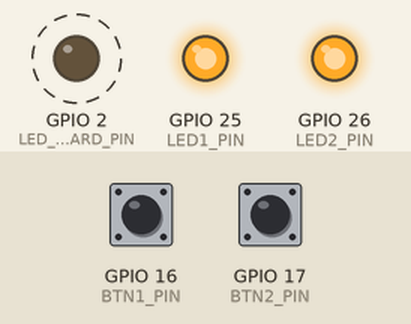
The program below on a simulated ESP32. Shown: output pins drawn as LEDs (lit = HIGH). Dashed ring = blinking. The inputs (shaded band) are chosen by the test bench; at power-on: GPIO 16 (BTN1_PIN) LOW, GPIO 17 (BTN2_PIN) LOW. WiFi joins after 1.5 s; servers stay silent unless stated; storage starts empty; what the program prints to the serial monitor is not drawn.

Above: at 3.3 s.
3.4 s: GPIO 16 (BTN1_PIN) pulled HIGH for 0.15 s
At 4.7 s:
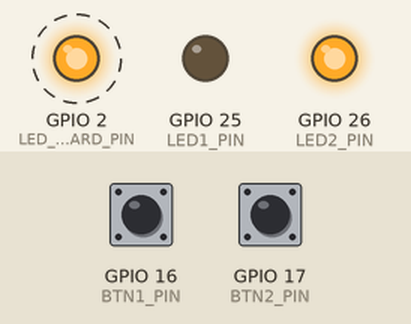
6.5 s: GPIO 17 (BTN2_PIN) pulled HIGH for 0.15 s
At 6.58 s:
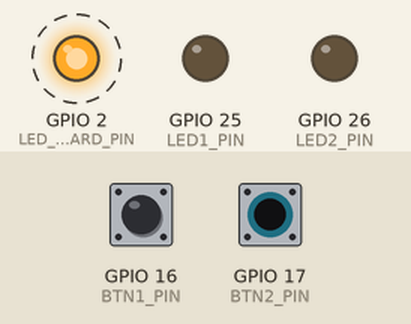
12.5 s: GPIO 16 (BTN1_PIN) pulled HIGH for 1 s
At 14.7 s:
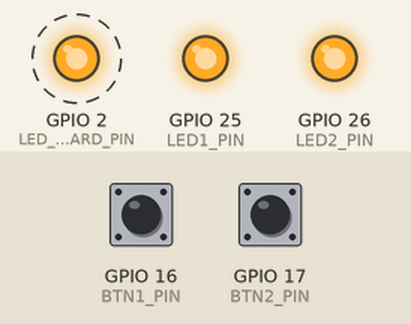
16.5 s: GPIO 17 (BTN2_PIN) pulled HIGH for 1 s
At 16.75 s:
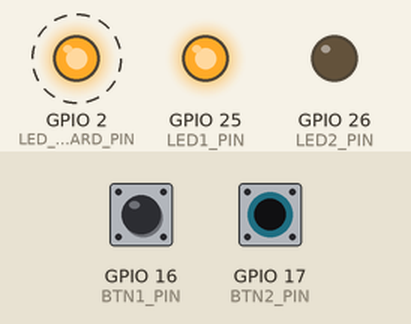
19.5 s: GPIO 17 (BTN2_PIN) pulled HIGH for 3.2 s
At 24.8 s:
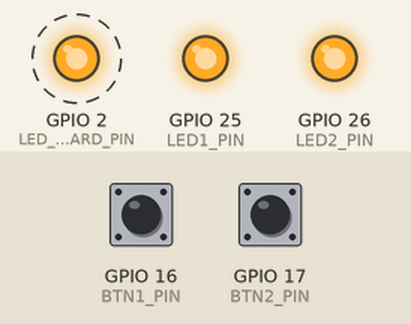
Timing chart, 0 to 25.2 s (numbered marks = the images above; inputs shaded):
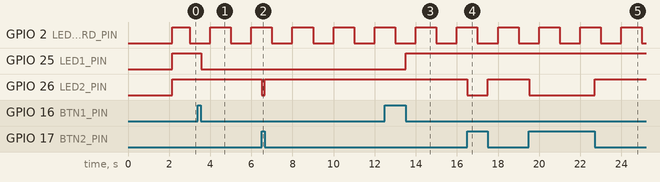

The program:

main.cpp
```cpp
#include <Arduino.h>
#include <SPIFFS.h>
#include <WiFi.h>
#include <ESPAsyncWebServer.h> // we need this lib in platformio.ini

#define LED_ONBOARD_PIN   2
#define LED1_PIN   25
#define BTN1_PIN   16
#define LED2_PIN   26
#define BTN2_PIN   17
#define HTTP_PORT 80 // Web Server Setup

const uint8_t DEBOUNCE_DELAY = 10; // in milliseconds

// LED
struct Led {
    uint8_t pin;
    bool    on;

    void update() {
        digitalWrite(pin, on ? HIGH : LOW);
    }
};

// Button
struct Button {
    uint8_t  pin;
    bool     lastReading;
    uint32_t lastDebounceTime;
    uint16_t state;

    bool pressed()                { return state == 1; }
    bool released()               { return state == 0xffff; }
    bool held(uint16_t count = 0) { return state > 1 + count && state < 0xffff; }

    void read() {
        bool reading = digitalRead(pin);

        // if the logic level has changed since the last reading
        // reset lastDebounceTime to now
        if (reading != lastReading) {
            lastDebounceTime = millis();
        }

        // after out of the bouncing phase
        // the actual status of the button is determined
        if (millis() - lastDebounceTime > DEBOUNCE_DELAY) {
            // the pin is pulled up when not pressed
            bool pressed = reading == LOW;
            if (pressed) {
                     if (state  < 0xfffe) state++;
                else if (state == 0xfffe) state = 2;
            } else if (state) {
                state = state == 0xffff ? 0 : 0xffff;
            }
        }
        lastReading = reading;
    }
};

// Global Variables
Led    onboard_led = { LED_ONBOARD_PIN, false };
Led    led1        = { LED1_PIN, false };
Button button1      = { BTN1_PIN, HIGH, 0, 0 };
Led    led2        = { LED2_PIN, false };
Button button2      = { BTN2_PIN, HIGH, 0, 0 };

AsyncWebServer server(HTTP_PORT);
AsyncWebSocket ws("/ws");

// WiFi credentials
char WIFI_SSID[20];
char WIFI_PASS[20];

// SPIFFS
void readFileSSID(fs::FS &fs, const char * path){
    Serial.printf("Reading file: %s\r\n", path);
    File file = fs.open(path);
    if(!file || file.isDirectory()){
        Serial.println("- failed to open file for reading");
        return;
    }
    while (file.available()) {
        int l = file.readBytesUntil('\n', WIFI_SSID, sizeof(WIFI_SSID));
        WIFI_SSID[l] = '\0';
    }
    file.close();
}

void readFilePASS(fs::FS &fs, const char * path){
    Serial.printf("Reading file: %s\r\n", path);
    File file = fs.open(path);
    if(!file || file.isDirectory()){
        Serial.println("- failed to open file for reading");
        return;
    }
    while (file.available()) {
        int l = file.readBytesUntil('\n', WIFI_PASS, sizeof(WIFI_PASS));
        WIFI_PASS[l] = '\0';
    }
    file.close();
}

void initSPIFFS() {
  if (!SPIFFS.begin()) {
    Serial.println("Cannot mount SPIFFS volume...");
    while (1) {
        onboard_led.on = millis() % 200 < 50;
        onboard_led.update();
    }
  }
  else{
    Serial.println("SPIFFS volume mounted properly");
    readFileSSID(SPIFFS, "/ssid.txt");
    readFilePASS(SPIFFS, "/pass.txt");
  }
}

// Wifi Setup
void initWiFi() {
  WiFi.mode(WIFI_STA);
  WiFi.begin(WIFI_SSID, WIFI_PASS);
  Serial.printf("Trying to connect [%s] ", WiFi.macAddress().c_str());
  while (WiFi.status() != WL_CONNECTED) {
      Serial.print(".");
      delay(500);
  }
  Serial.printf(" %s\n", WiFi.localIP().toString().c_str());
}

// Web Server Setup
String processor(const String& var)
{
  if(var == "STATE")
    return (led1.on ? "on" : "off");
  return String();
}

void onRootRequest(AsyncWebServerRequest *request) {
    request->send(SPIFFS, "/index.html", "text/html", false, processor);
}

void initWebServer() {
    server.on("/", onRootRequest);
    server.serveStatic("/", SPIFFS, "/");
    server.begin();
}

// Web Socket Setup
// and Data Exchange
void notifyClients() {
    ws.textAll(led1.on ? "on" : "off");
}

void handleWebSocketMessage(void *arg, uint8_t *data, size_t len) {
    AwsFrameInfo *info = (AwsFrameInfo*)arg;
    if (info->final && info->index == 0 && info->len == len && info->opcode == WS_TEXT) {
        data[len] = 0;
        if (strcmp((char*)data, "toggle") == 0) {
            led1.on = !led1.on;
            notifyClients();
        }
    }
}

void onEvent(AsyncWebSocket       *server,  //
             AsyncWebSocketClient *client,  //
             AwsEventType          type,    // the signature of this function is defined
             void                 *arg,     // by the `AwsEventHandler` interface
             uint8_t              *data,    //
             size_t                len) {   //

    switch (type) {
        case WS_EVT_CONNECT:
            Serial.printf("WebSocket client #%u connected from %s\n", client->id(), client->remoteIP().toString().c_str());
            break;
        case WS_EVT_DISCONNECT:
            Serial.printf("WebSocket client #%u disconnected\n", client->id());
            break;
        case WS_EVT_DATA:
            handleWebSocketMessage(arg, data, len);
            break;
        case WS_EVT_PONG:
        case WS_EVT_ERROR:
            break;
    }
}
void initWebSocket() {
    ws.onEvent(onEvent);
    server.addHandler(&ws);
}

void setup() {
    pinMode(onboard_led.pin,  OUTPUT);
    pinMode(led1.pin,         OUTPUT);
    pinMode(button1.pin,      INPUT);
    pinMode(led2.pin,         OUTPUT);
    pinMode(button2.pin,      INPUT);

    Serial.begin(9600); delay(500);
    initSPIFFS();
    initWiFi();
    initWebSocket();
    initWebServer();
}

void loop() {
    ws.cleanupClients();
    button1.read();
    if (button1.pressed()) {
        led1.on = !led1.on;
        notifyClients();
    }
    button2.read();
         if (button2.held())     led2.on = true;
    else if (button2.released()) led2.on = false;
    led1.update();
    led2.update();
    onboard_led.on = millis() % 2000 < 1000;
    onboard_led.update();
}
```

Measured:
- after the input at 3.4 s, GPIO 25 (LED1_PIN): HIGH → LOW after 0.16 s
- after the input at 6.5 s, GPIO 26 (LED2_PIN): HIGH → LOW at once, → HIGH 0.15 s later
- after the input at 12.5 s, GPIO 25 (LED1_PIN): LOW → HIGH after 1.0 s
- after the input at 16.5 s, GPIO 26 (LED2_PIN): HIGH → LOW at once, → HIGH 1.0 s later
- after the input at 19.5 s, GPIO 26 (LED2_PIN): HIGH → LOW at once, → HIGH 3.2 s later
- by itself, GPIO 2 (LED_ONBOARD_PIN): alternates HIGH for 1.0 s and LOW for 1.0 s
